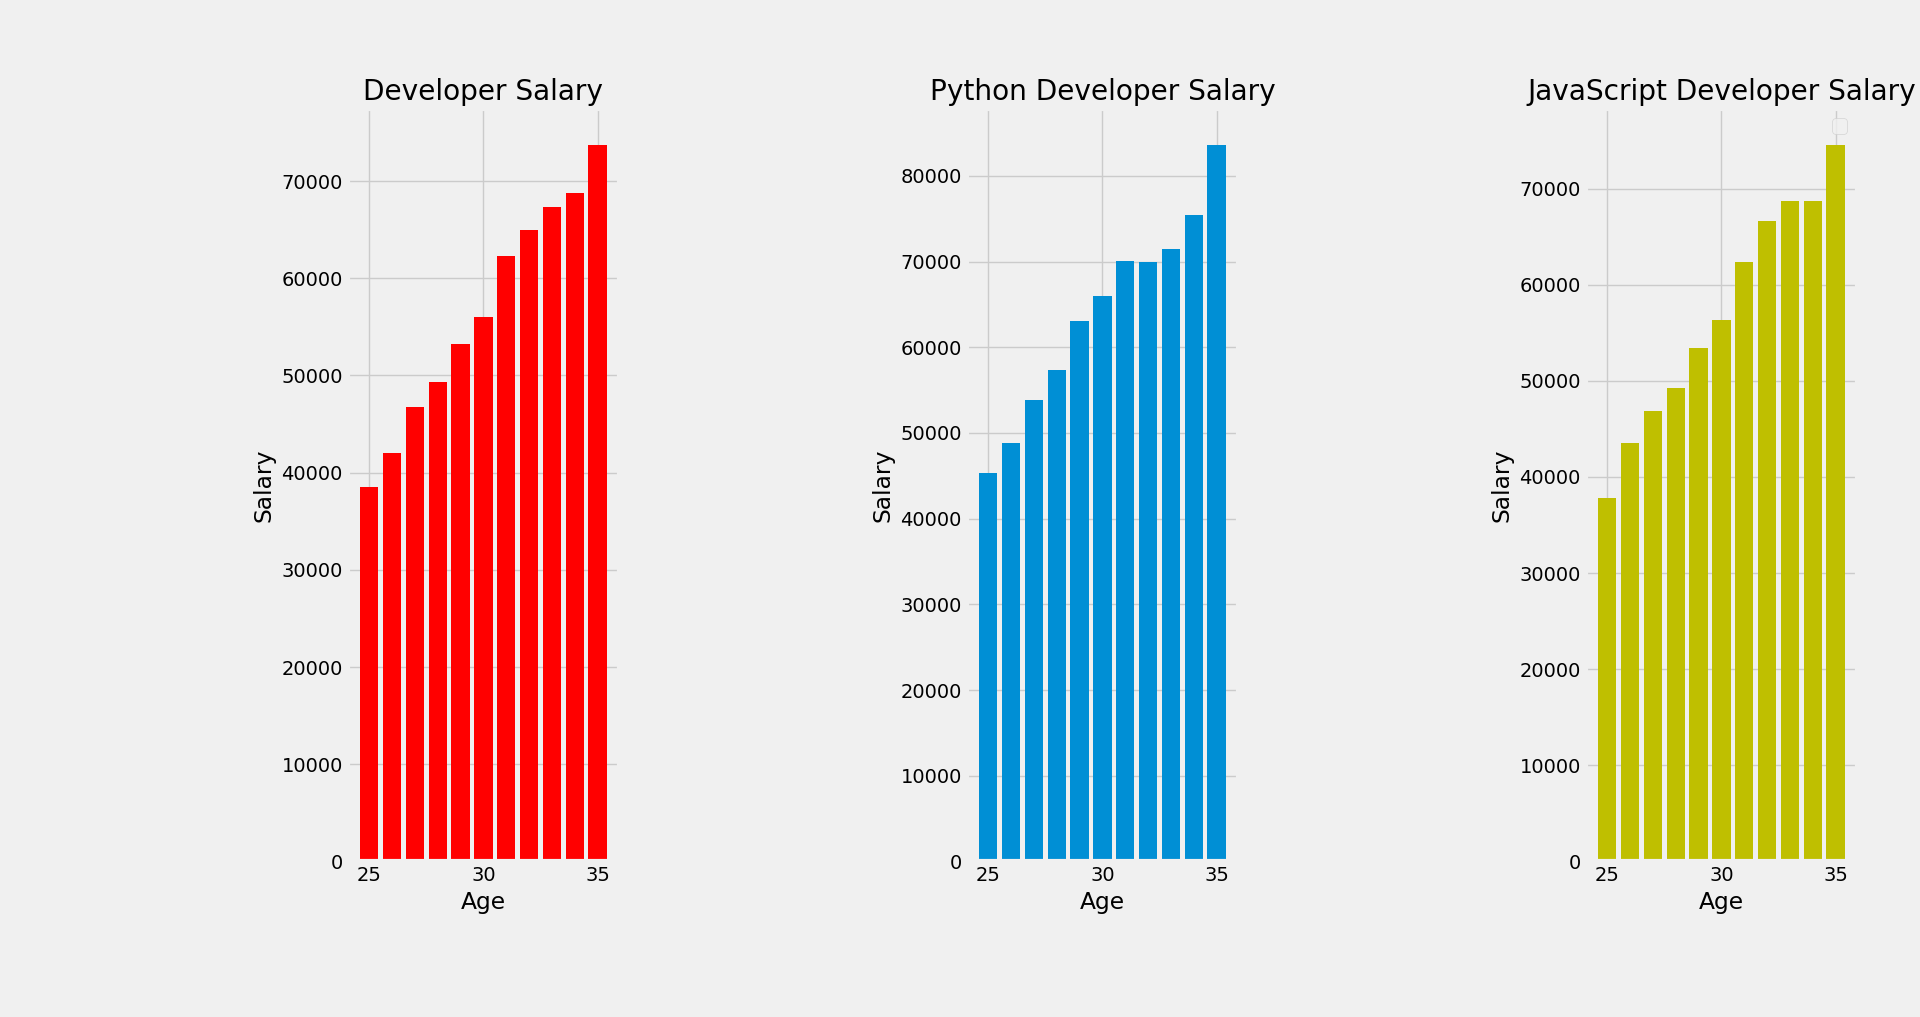

Write Python code to recreate this figure.
from matplotlib import pyplot as plt

# plt.xkcd() # Cartoonic Style

plt.style.use("fivethirtyeight")

fig=plt.figure()  # empty canvas

axes=fig.add_axes([0.1,0.1,0.8,0.8])  # plot the axis

axes.set_title("Salary For Developers")  # setting title for graph

axes.set_xlabel('Age')  # setting x - axis label for graph

axes.set_ylabel('Salary')  # setting y - axis label for graph

###########################################################################################################################################
                  # Median Developer Salaries by Age
age_x = [25, 26, 27, 28, 29, 30, 31, 32, 33, 34, 35]

                  # Developer salary
dev_y = [38496, 42000, 46752, 49320, 53200,
         56000, 62316, 64928, 67317, 68748, 73752]

                 # Median Python Developer Salaries by Age
py_dev_y = [45372, 48876, 53850, 57287, 63016,
            65998, 70003, 70000, 71496, 75370, 83640]

                 # Median JavaScript Developer Salaries by Age
js_dev_y = [37810, 43515, 46823, 49293, 53437,
            56373, 62375, 66674, 68745, 68746, 74583]

fig,axes=plt.subplots(nrows=1,ncols=3) # to create subplots (i.e creating more than one figures)

axes[0].set_title("Developer Salary")
axes[0].bar(age_x,dev_y,color='r')
axes[0].set_xlabel("Age")
axes[0].set_ylabel("Salary")

axes[1].set_title("Python Developer Salary")
axes[1].bar(age_x,py_dev_y)
axes[1].set_xlabel("Age")
axes[1].set_ylabel("Salary")

axes[2].set_title("JavaScript Developer Salary")
axes[2].bar(age_x,js_dev_y,color='y')
axes[2].set_xlabel("Age")
axes[2].set_ylabel("Salary")

plt.legend() # resposible for placing labels inside canvas

plt.tight_layout()  # to avoid being conjested

plt.show() # to see the  plot in canvas
